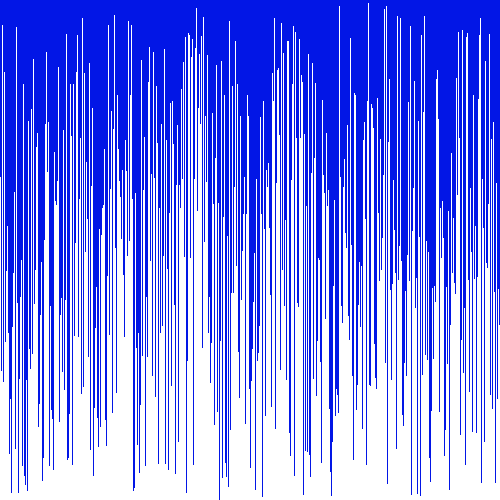
Frame 1 (no input)
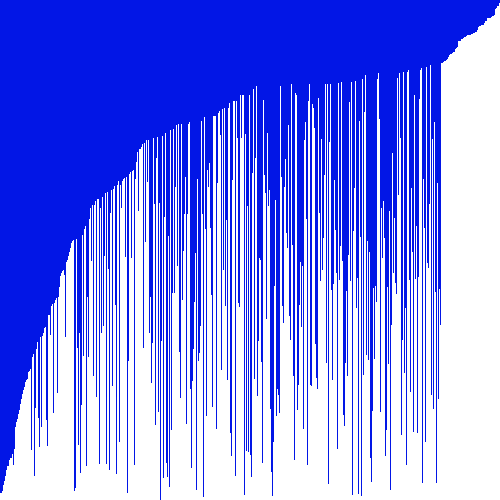
Frame 60 (the mouse pressed at the canvas centre just before this capture)
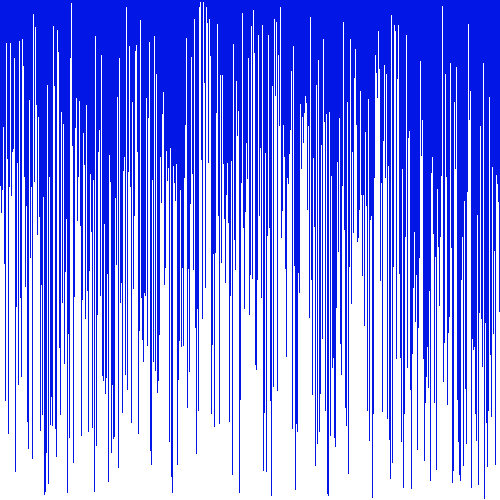
Frame 120 (the mouse held since frame 60 and released just before this capture)

The Processing sketch that drew these frames (run headless with seeded random() and noise(); from frame 60 on, the mouse is pressed at the canvas centre):

// Processing sketch: VisualArraySorter
// ── VisualArraySorter.pde
//1. create an array of ints. don't initialize it yet.
int[] numbers;
void setup() {
  //2. set the size of your window
  //  if you are using Processing 3, you cannot use variables
  //  because the developers don't know how programming is supposed to work.
  size(500,500);
  //3. initialize your array with the built in width variable
  numbers = new int[width];
  //4. initialize the ints in the array with random numbers
  //   from 0 to the built in height variable
for(int i = 0; i<numbers.length; i++){
numbers[i] = (int)random(height); 
}
  //5. call the noStroke() method
noStroke();
}

void draw() {
  //6. set the background color with background(r, g, b);
background(2,22,230);
  //7. set the color for your graph

  //8. draw a rectangle for each int in your array.
  for(int i=0; i<numbers.length; i++){
    rect(i,height, 1, -numbers[i]);
  }
  //   the x value will be the current index in the array
  //   the y value will the height variable
  //   the width is 1 (one)
  //   the height is negative the value of the element at the current index of the array


  //9. call the stepSort method
stepSort(numbers);
  //10. extract the code that randomizes the array into a method.
  //11. call the method you made in step 10 when the mouse is pressed
if(mousePressed){
  randomize();
}
}
public void randomize(){
 for(int i = 0; i<numbers.length; i++){
  numbers[i] = (int)random(height); 
}
}
void stepSort(int[] arr) {
  for (int i = 1; i < arr.length; i++) {
    if (arr[i - 1] > arr[i]) {
      int t = arr[i];
      arr[i] = arr[i - 1];
      arr[i - 1] = t;
    }
  }
}
